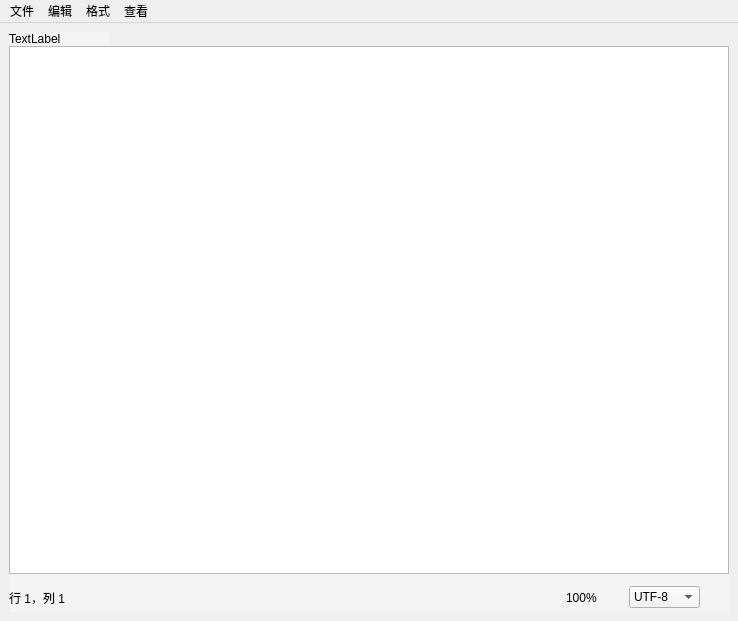
<?xml version="1.0" encoding="UTF-8"?>
<ui version="4.0">
 <class>MainWindow</class>
 <widget class="QMainWindow" name="MainWindow">
  <property name="geometry">
   <rect>
    <x>0</x>
    <y>0</y>
    <width>738</width>
    <height>621</height>
   </rect>
  </property>
  <property name="windowTitle">
   <string>NoteBook</string>
  </property>
  <property name="windowIcon">
   <iconset>
    <normaloff>:/icon/biji.png</normaloff>:/icon/biji.png</iconset>
  </property>
  <widget class="QWidget" name="centralwidget">
   <layout class="QVBoxLayout" name="verticalLayout_2">
    <item>
     <layout class="QVBoxLayout" name="verticalLayout">
      <property name="spacing">
       <number>0</number>
      </property>
      <item>
       <widget class="QLabel" name="lblFileName">
        <property name="maximumSize">
         <size>
          <width>100</width>
          <height>50</height>
         </size>
        </property>
        <property name="styleSheet">
         <string notr="true">background-color: rgb(244, 244, 244);</string>
        </property>
        <property name="text">
         <string>TextLabel</string>
        </property>
       </widget>
      </item>
      <item>
       <widget class="QTextEdit" name="textEdit">
        <property name="minimumSize">
         <size>
          <width>0</width>
          <height>0</height>
         </size>
        </property>
       </widget>
      </item>
      <item>
       <widget class="QWidget" name="widget_2" native="true">
        <property name="minimumSize">
         <size>
          <width>0</width>
          <height>38</height>
         </size>
        </property>
        <property name="styleSheet">
         <string notr="true">background-color: rgb(244, 244, 244);</string>
        </property>
        <widget class="QWidget" name="layoutWidget">
         <property name="geometry">
          <rect>
           <x>0</x>
           <y>10</y>
           <width>711</width>
           <height>27</height>
          </rect>
         </property>
         <layout class="QHBoxLayout" name="horizontalLayout_2">
          <property name="spacing">
           <number>2</number>
          </property>
          <item>
           <widget class="QLabel" name="lblCursorPos">
            <property name="minimumSize">
             <size>
              <width>85</width>
              <height>0</height>
             </size>
            </property>
            <property name="maximumSize">
             <size>
              <width>85</width>
              <height>16777215</height>
             </size>
            </property>
            <property name="text">
             <string>行 1，列 1</string>
            </property>
           </widget>
          </item>
          <item>
           <spacer name="horizontalSpacer_2">
            <property name="orientation">
             <enum>Qt::Orientation::Horizontal</enum>
            </property>
            <property name="sizeHint" stdset="0">
             <size>
              <width>40</width>
              <height>20</height>
             </size>
            </property>
           </spacer>
          </item>
          <item>
           <widget class="QLabel" name="zoomSize">
            <property name="text">
             <string>100%</string>
            </property>
           </widget>
          </item>
          <item>
           <spacer name="horizontalSpacer">
            <property name="orientation">
             <enum>Qt::Orientation::Horizontal</enum>
            </property>
            <property name="sizeType">
             <enum>QSizePolicy::Policy::Fixed</enum>
            </property>
            <property name="sizeHint" stdset="0">
             <size>
              <width>30</width>
              <height>20</height>
             </size>
            </property>
           </spacer>
          </item>
          <item>
           <widget class="QComboBox" name="comboBox">
            <item>
             <property name="text">
              <string>UTF-8</string>
             </property>
            </item>
            <item>
             <property name="text">
              <string>UTF-16</string>
             </property>
            </item>
            <item>
             <property name="text">
              <string>ANSI</string>
             </property>
            </item>
            <item>
             <property name="text">
              <string>GBK</string>
             </property>
            </item>
           </widget>
          </item>
          <item>
           <spacer name="horizontalSpacer_3">
            <property name="orientation">
             <enum>Qt::Orientation::Horizontal</enum>
            </property>
            <property name="sizeType">
             <enum>QSizePolicy::Policy::Fixed</enum>
            </property>
            <property name="sizeHint" stdset="0">
             <size>
              <width>20</width>
              <height>20</height>
             </size>
            </property>
           </spacer>
          </item>
         </layout>
        </widget>
       </widget>
      </item>
     </layout>
    </item>
   </layout>
  </widget>
  <widget class="QMenuBar" name="menuBar">
   <property name="geometry">
    <rect>
     <x>0</x>
     <y>0</y>
     <width>738</width>
     <height>25</height>
    </rect>
   </property>
   <widget class="QMenu" name="menu_2">
    <property name="title">
     <string>编辑</string>
    </property>
    <addaction name="actionUndo"/>
    <addaction name="actionCut"/>
    <addaction name="actionCopy"/>
    <addaction name="actionPaste"/>
    <addaction name="separator"/>
    <addaction name="actionAll"/>
    <addaction name="actionTime"/>
   </widget>
   <widget class="QMenu" name="menu_3">
    <property name="title">
     <string>查看</string>
    </property>
    <widget class="QMenu" name="menu_4">
     <property name="title">
      <string>缩放</string>
     </property>
     <addaction name="action_18"/>
     <addaction name="action_19"/>
    </widget>
    <addaction name="menu_4"/>
   </widget>
   <widget class="QMenu" name="menu">
    <property name="title">
     <string>文件</string>
    </property>
    <addaction name="actionOpen"/>
    <addaction name="actionSave"/>
    <addaction name="action_9"/>
    <addaction name="separator"/>
    <addaction name="actionClose"/>
   </widget>
   <widget class="QMenu" name="menu_5">
    <property name="title">
     <string>格式</string>
    </property>
    <addaction name="actionFont"/>
    <addaction name="action_3"/>
   </widget>
   <addaction name="menu"/>
   <addaction name="menu_2"/>
   <addaction name="menu_5"/>
   <addaction name="menu_3"/>
  </widget>
  <action name="actionnew">
   <property name="text">
    <string>new</string>
   </property>
  </action>
  <action name="action_6">
   <property name="text">
    <string>新建窗口(N)</string>
   </property>
  </action>
  <action name="actionOpen">
   <property name="text">
    <string>打开(O)</string>
   </property>
   <property name="shortcut">
    <string>Ctrl+O</string>
   </property>
  </action>
  <action name="actionSave">
   <property name="text">
    <string>保存(S)</string>
   </property>
   <property name="toolTip">
    <string>保存</string>
   </property>
   <property name="shortcut">
    <string>Ctrl+S</string>
   </property>
  </action>
  <action name="action_9">
   <property name="text">
    <string>另存为</string>
   </property>
  </action>
  <action name="action">
   <property name="text">
    <string>关闭窗口</string>
   </property>
  </action>
  <action name="actionClose">
   <property name="text">
    <string>退出(D)</string>
   </property>
   <property name="shortcut">
    <string>Ctrl+D</string>
   </property>
  </action>
  <action name="actionUndo">
   <property name="text">
    <string>撤销</string>
   </property>
   <property name="shortcut">
    <string>Ctrl+Z</string>
   </property>
  </action>
  <action name="actionCut">
   <property name="text">
    <string>剪切</string>
   </property>
   <property name="shortcut">
    <string>Ctrl+X</string>
   </property>
  </action>
  <action name="actionCopy">
   <property name="text">
    <string>复制</string>
   </property>
   <property name="shortcut">
    <string>Ctrl+C</string>
   </property>
  </action>
  <action name="actionPaste">
   <property name="text">
    <string>粘贴</string>
   </property>
   <property name="shortcut">
    <string>Ctrl+V</string>
   </property>
  </action>
  <action name="action_18">
   <property name="text">
    <string>放大(+)</string>
   </property>
  </action>
  <action name="action_19">
   <property name="text">
    <string>缩小(-)</string>
   </property>
  </action>
  <action name="actionAll">
   <property name="text">
    <string>全选</string>
   </property>
   <property name="shortcut">
    <string>Ctrl+A</string>
   </property>
  </action>
  <action name="actionTime">
   <property name="text">
    <string>时间/日期</string>
   </property>
   <property name="shortcut">
    <string>F5</string>
   </property>
  </action>
  <action name="actionFont">
   <property name="text">
    <string>字体</string>
   </property>
  </action>
  <action name="action_3">
   <property name="text">
    <string>窗口背景</string>
   </property>
  </action>
 </widget>
 <resources/>
 <connections/>
</ui>
